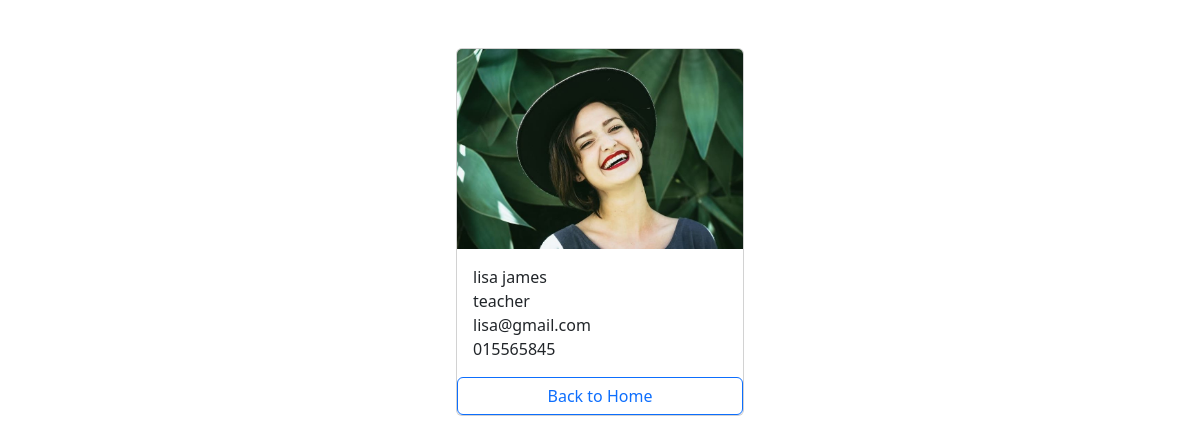
The app's page /employees/6/ with its own data.
### newapp/models.py (models this page shows, shortened)
class Employee(models.Model):
    first_name = models.CharField(max_length=100)
    last_name = models.CharField(max_length=100)
    photo = models.ImageField(upload_to='images')
    role = models.CharField(max_length=100)
    phone_number = models.CharField(max_length=10)
    email_address = models.EmailField(max_length=100, unique=True)
    created_at = models.DateTimeField(auto_now_add=True)
    updated_at = models.DateTimeField(auto_now=True)

### newapp/views.py (the view)
# urls.py: path('<int:pk>/', views.employee_detail, name='detail' ),
def employee_detail(request, pk):
    employee = get_object_or_404(Employee, pk=pk)
    context = {
        'employee': employee
    }
    return render(request, 'employee_detail.html', context)

### templates/employee_detail.html (shortened to what this page needs)
{% load static %}
<!DOCTYPE html>
<html lang="en">
<head>
    <link href="https://cdn.jsdelivr.net/npm/bootstrap@5.3.3/dist/css/bootstrap.min.css" rel="stylesheet">
    <link rel="stylesheet" href="{% static 'css/style.css' %}">
</head>
<body>
   <div class="container pt-5">
    <div class="card mx-auto" style="width: 18rem;">
        <img src="{{ employee.photo.url }}" class="card-img-top" alt="Employee photo">
        <div class="card-body">
            <p class="card-text m-0">{{ employee.first_name }} {{ employee.last_name }}</p>
            <p class="card-text m-0">{{ employee.role }}</p>
            <p class="card-text m-0">{{ employee.email_address }}</p>
            <p class="card-text m-0">{{ employee.phone_number }}</p>
        </div>
      <a href="{% url 'home' %}" class="btn btn-outline-primary">Back to Home</a>
      </div>
   </div>
</body>
</html>

### records on screen
Employee: photo (picture), first_name "lisa", last_name "james", role "teacher", email_address "lisa@gmail.com", phone_number "015565845"
